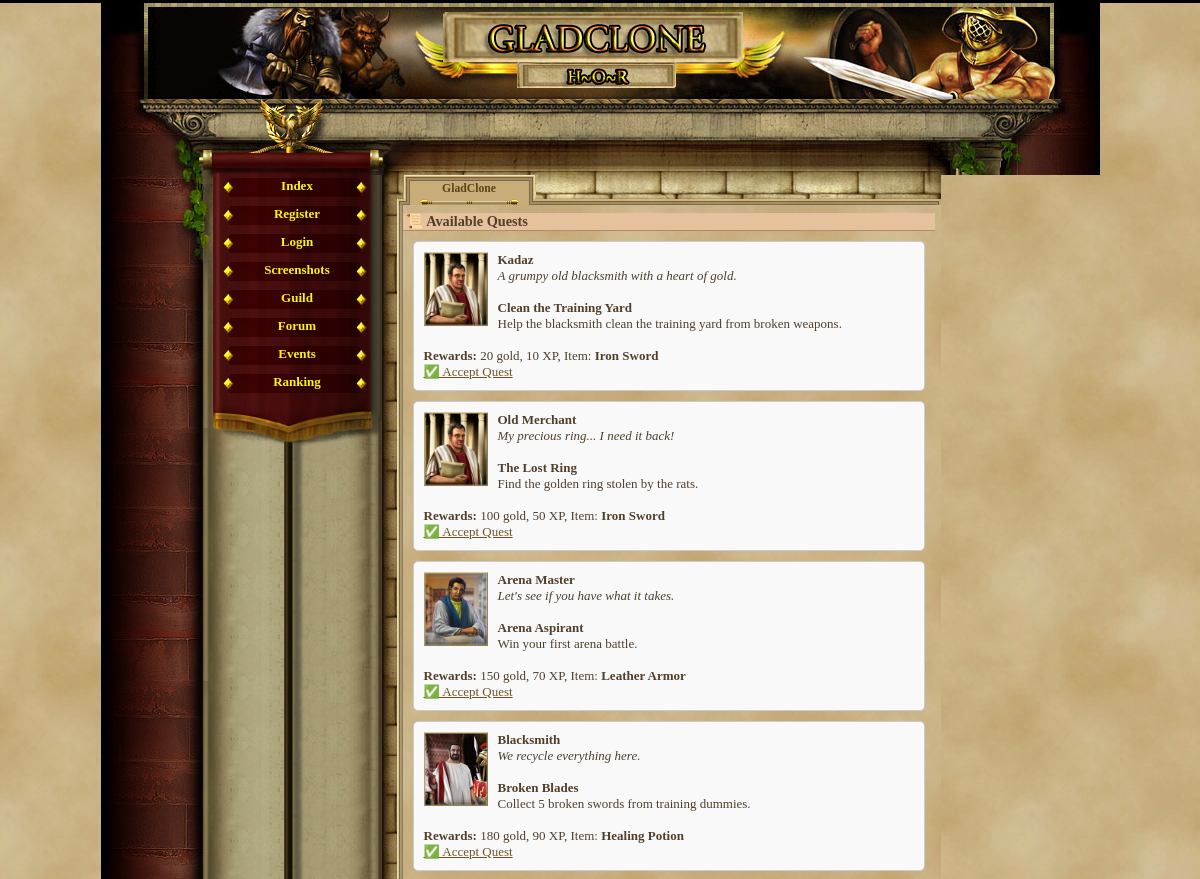
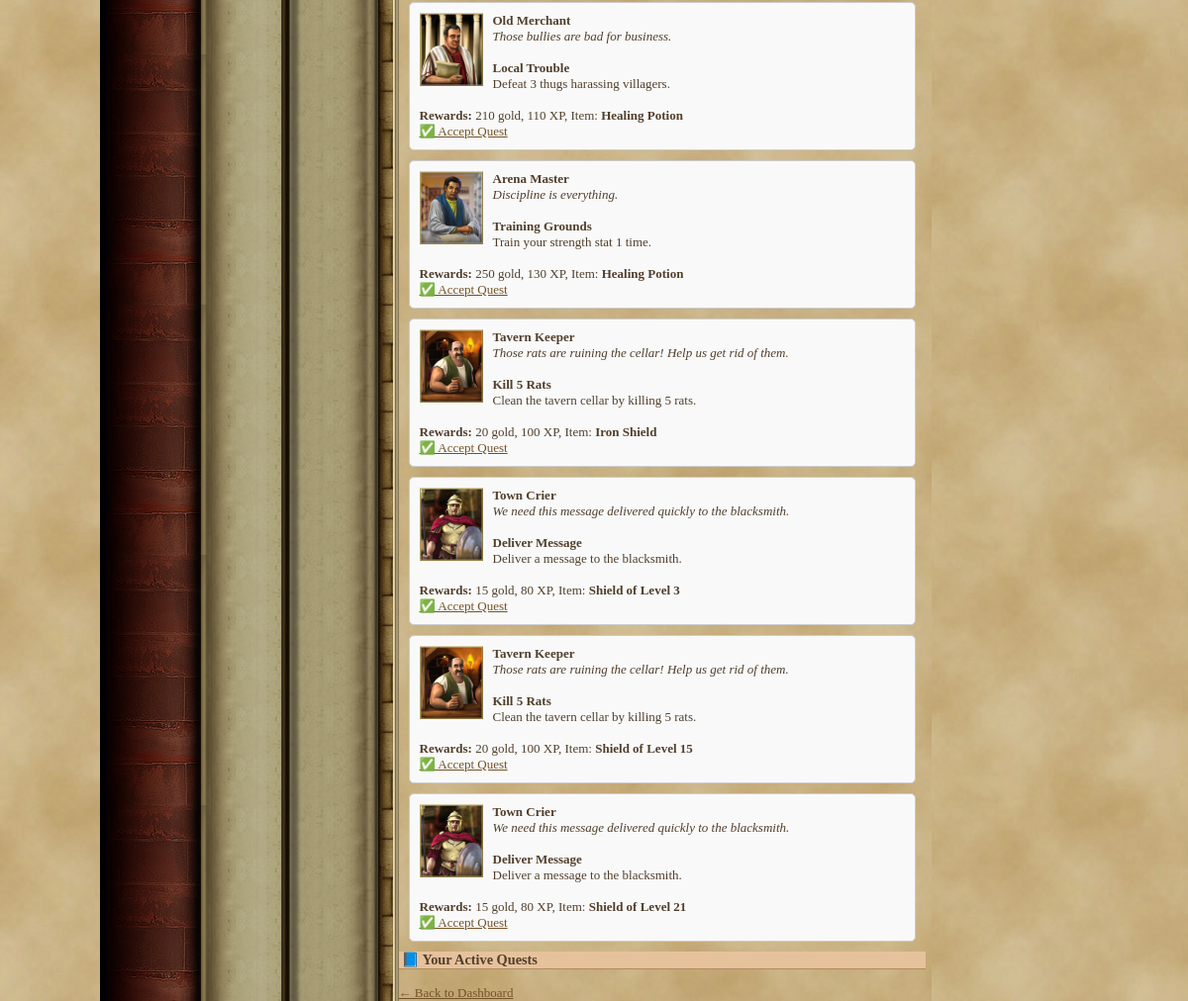
The page /quest.php (signed in) on the database its author committed (2 pictures, top to bottom).
### tables this page shows
CREATE TABLE `quests` (
  `id` int(11) NOT NULL AUTO_INCREMENT,
  `previous_quest_id` int(11) DEFAULT NULL,
  `title` varchar(255) NOT NULL,
  `description` text NOT NULL,
  `npc_image` varchar(255) NOT NULL,
  `npc_description` text NOT NULL,
  `required_level` int(11) NOT NULL,
  `gold_reward` int(11) NOT NULL,
  `exp_reward` int(11) NOT NULL,
  `reward_item_id` int(11) DEFAULT NULL,
  `is_repeatable` tinyint(1) NOT NULL DEFAULT '0',
  `npc_name` varchar(255) NOT NULL DEFAULT 'Unknown NPC',
  PRIMARY KEY (`id`)
);

CREATE TABLE `items` (
  `id` int(11) NOT NULL AUTO_INCREMENT,
  `name` varchar(50) NOT NULL,
  `description` text,
  `type` varchar(20) NOT NULL,
  `attack_bonus` int(11) DEFAULT '0',
  `defense_bonus` int(11) DEFAULT '0',
  `sell_value` int(11) NOT NULL DEFAULT '10',
  `value` int(11) NOT NULL DEFAULT '0',
  `price` int(11) NOT NULL DEFAULT '0',
  `image` varchar(255) DEFAULT 'default.png',
  `slot` varchar(20) NOT NULL DEFAULT 'misc',
  `dex_bonus` int(11) DEFAULT '0',
  `level_required` int(11) DEFAULT '1',
  `effect_type` varchar(10) DEFAULT 'NULL',
  `target_attr` varchar(20) DEFAULT NULL,
  `effect_value` int(11) DEFAULT '0',
  `duration` int(11) DEFAULT '0',
  PRIMARY KEY (`id`)
);

### quest.php (the view, shortened to what this page needs)
<?php
require_once('var/ustawienia.php');
require_once('gora_strony.php');
require_once('menu_l.php');
$player_id = $_SESSION['id'];
echo "<h2>📜 Available Quests</h2>";
$player_stmt = $conn->prepare("SELECT nivel FROM gracze WHERE id = ?");
$player_stmt->bind_param("i", $player_id);
$player_stmt->execute();
$player_result = $player_stmt->get_result();
$player_data = $player_result->fetch_assoc();
$level = $player_data['nivel'];
$result = $conn->query("SELECT * FROM quests WHERE required_level <= $level");
while ($row = $result->fetch_assoc()) {
    echo "<div style='border:1px solid #ccc;padding:10px;margin:10px;border-radius:5px;background:#f9f9f9'>";
    echo "<img src='images/npc/{$row['npc_image']}' width='64' style='float:left;margin-right:10px'>";
    echo "<strong>{$row['npc_name']}</strong><br>";
    echo "<em>{$row['npc_description']}</em><br><br>";
    echo "<strong>{$row['title']}</strong><br>";
    echo "{$row['description']}<br><br>";
    echo "<strong>Rewards:</strong> {$row['gold_reward']} gold, {$row['exp_reward']} XP";
    if ($row['reward_item_id']) {
        $item_id = $row['reward_item_id'];
        $item_query = $conn->prepare("SELECT name FROM items WHERE id = ?");
        $item_query->bind_param("i", $item_id);
        $item_query->execute();
        $item_result = $item_query->get_result();
        $item_data = $item_result->fetch_assoc();
        $item_name = $item_data ? $item_data['name'] : "Unknown Item";
        echo ", Item: <strong>{$item_name}</strong>";
    }
    echo "<br><a href='quest.php?accept={$row['id']}'>✅ Accept Quest</a>";
    echo "<div style='clear:both'></div></div>";
}
echo "<h2>📘 Your Active Quests</h2>";
?>
<br><a href="index.php">← Back to Dashboard</a>

### game_05.css (style rules this page uses)
body, html { margin: 0; padding: 0; font-family:"Palatino Linotype", "Times New Roman", Times, serif; text-align: center; color: #513F2C; background-color: #000; font-size:16px; }
h2 { text-align:left; border-bottom:1px solid #b28b60; color:#513F2C; background-color:#e6c29c; margin:8px 0px 0px 0px; padding-left:3px; font-size:1.1em; }
a { -moz-user-focus: none; -moz-outline: none; outline: none; }
#content a { color:#735227; }

### quest.php (style rules this page uses)
body { background-image: url('images/papierus.jpg'); }

### rows shown on the page
quests: npc_image (picture), npc_name "Kadaz", npc_description "A grumpy old blacksmith with a heart of gold.", title "Clean the Training Yard", description "Help the blacksmith clean the training yard from broken weapons.", gold_reward "20", exp_reward "10", items.name "Iron Sword"
quests: npc_image (picture), npc_name "Old Merchant", npc_description "My precious ring... I need it back!", title "The Lost Ring", description "Find the golden ring stolen by the rats.", gold_reward "100", exp_reward "50", items.name "Iron Sword"
quests: npc_image (picture), npc_name "Arena Master", npc_description "Let's see if you have what it takes.", title "Arena Aspirant", description "Win your first arena battle.", gold_reward "150", exp_reward "70", items.name "Leather Armor"
quests: npc_image (picture), npc_name "Blacksmith", npc_description "We recycle everything here.", title "Broken Blades", description "Collect 5 broken swords from training dummies.", gold_reward "180", exp_reward "90", items.name "Healing Potion"
quests: npc_image (picture), npc_name "Old Merchant", npc_description "Those bullies are bad for business.", title "Local Trouble", description "Defeat 3 thugs harassing villagers.", gold_reward "210", exp_reward "110", items.name "Healing Potion"
quests: npc_image (picture), npc_name "Arena Master", npc_description "Discipline is everything.", title "Training Grounds", description "Train your strength stat 1 time.", gold_reward "250", exp_reward "130", items.name "Healing Potion"
quests: npc_image (picture), npc_name "Tavern Keeper", npc_description "Those rats are ruining the cellar! Help us get rid of them.", title "Kill 5 Rats", description "Clean the tavern cellar by killing 5 rats.", gold_reward "20", exp_reward "100", items.name "Iron Shield"
quests: npc_image (picture), npc_name "Town Crier", npc_description "We need this message delivered quickly to the blacksmith.", title "Deliver Message", description "Deliver a message to the blacksmith.", gold_reward "15", exp_reward "80", items.name "Shield of Level 3"
quests: npc_image (picture), npc_name "Tavern Keeper", npc_description "Those rats are ruining the cellar! Help us get rid of them.", title "Kill 5 Rats", description "Clean the tavern cellar by killing 5 rats.", gold_reward "20", exp_reward "100", items.name "Shield of Level 15"
quests: npc_image (picture), npc_name "Town Crier", npc_description "We need this message delivered quickly to the blacksmith.", title "Deliver Message", description "Deliver a message to the blacksmith.", gold_reward "15", exp_reward "80", items.name "Shield of Level 21"
